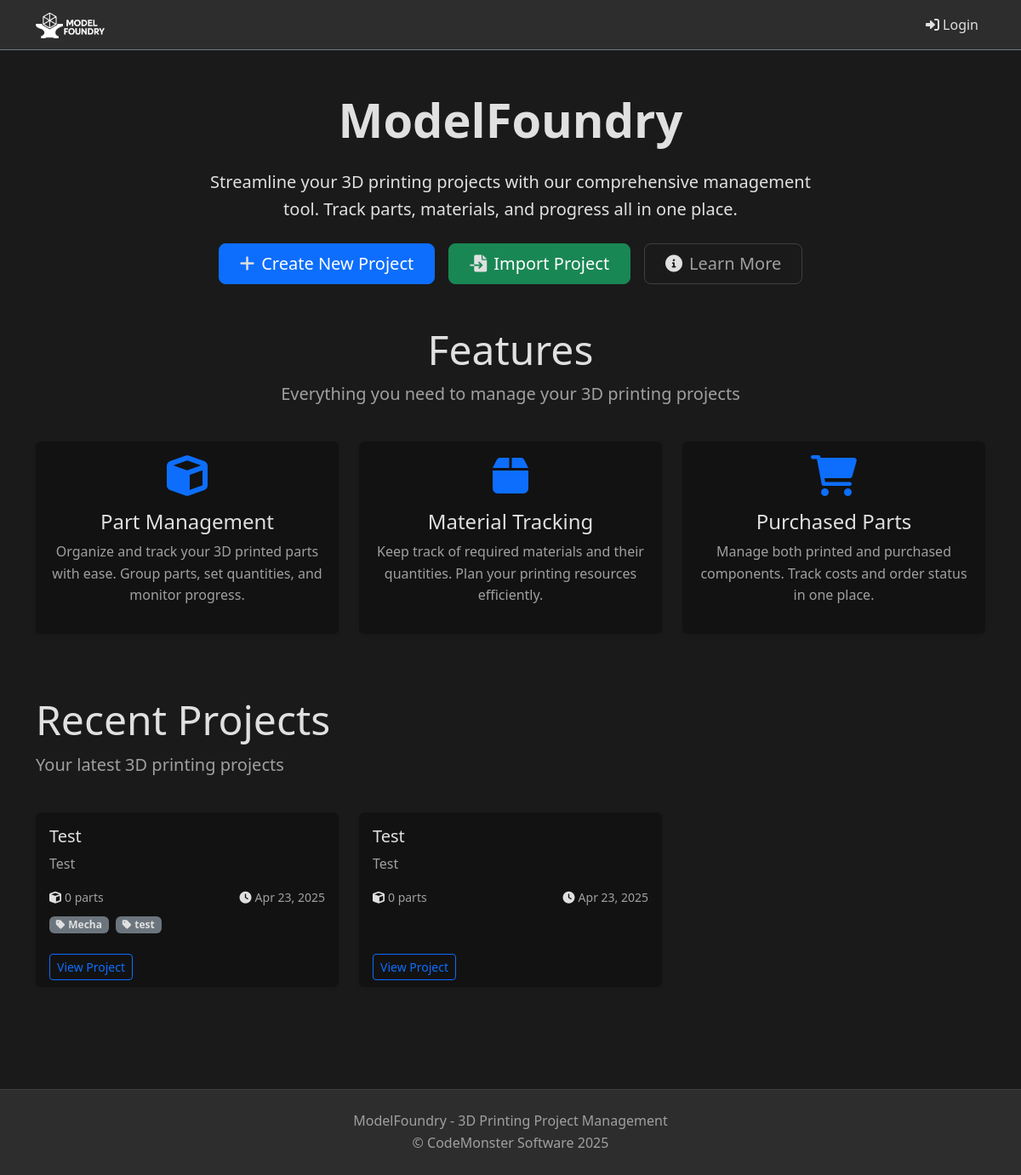
Before: / with the older database file.
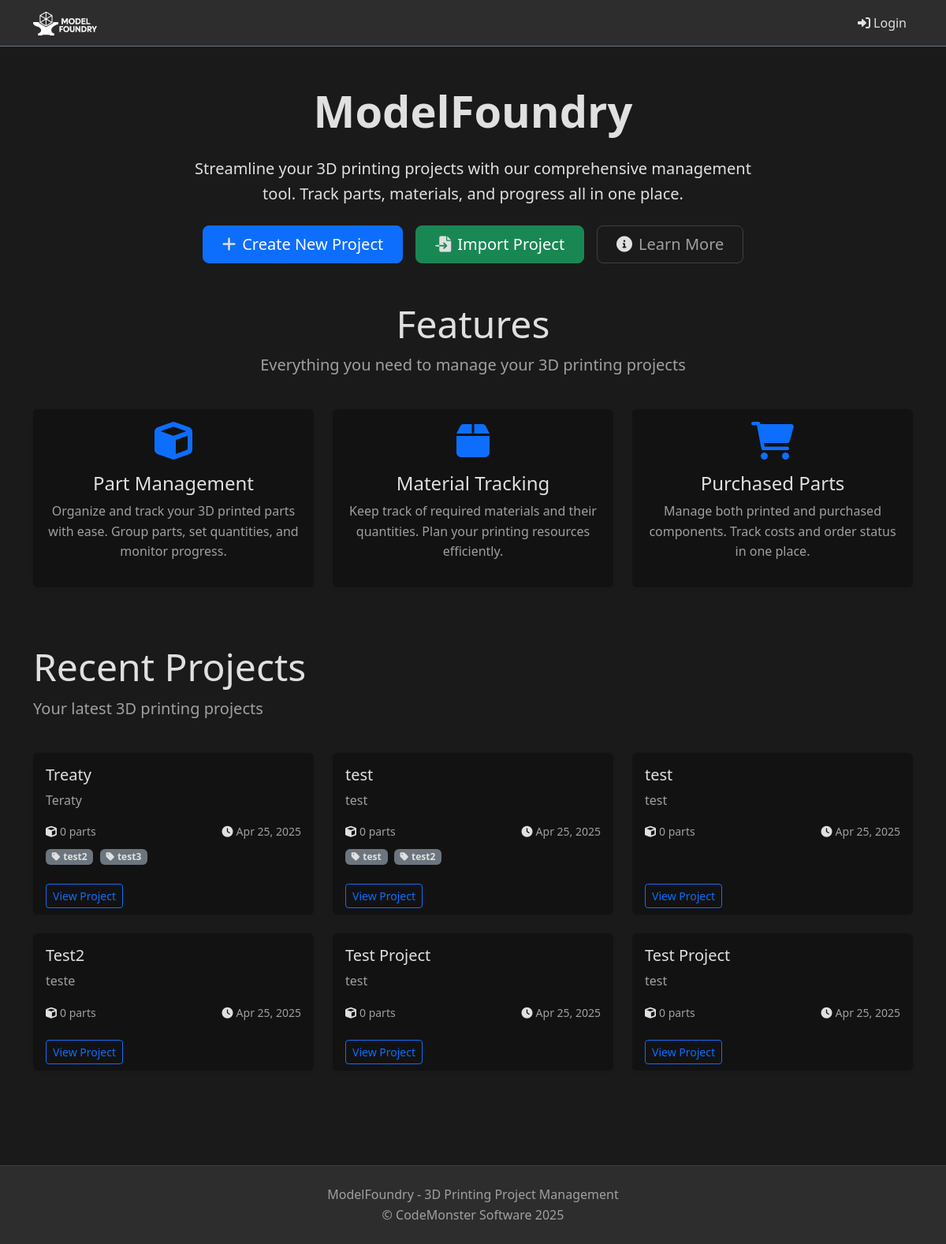
After: the same page with the newer database file.
### projects/models.py (models this page shows, shortened)
class Project(models.Model):
    name = models.CharField(max_length=100)
    description = models.TextField(blank=True)
    user = models.ForeignKey(User, on_delete=models.CASCADE, related_name='projects')
    created_at = models.DateTimeField(auto_now_add=True)
    updated_at = models.DateTimeField(auto_now=True)
    designer = models.ForeignKey(Designer, on_delete=models.SET_NULL, null=True, blank=True, related_name='projects')
    tags = models.ManyToManyField(Tag, blank=True, related_name='projects')
    @property
    def total_parts(self):
        return self.parts.aggregate(total=Sum('quantity'))['total'] or 0

class Tag(models.Model):
    name = models.CharField(max_length=50, unique=True)
    created_at = models.DateTimeField(auto_now_add=True)
    updated_at = models.DateTimeField(auto_now=True)
    class Meta:
        ordering = ['name']

### projects/views.py (the view)
# urls.py: path('', views.index, name='index'),
def index(request):
    recent_projects = Project.objects.all().order_by('-created_at')[:6]
    return render(request, 'projects/index.html', {
        'recent_projects': recent_projects
    })

### projects/templates/projects/index.html (shortened to what the changed rows need)
{% extends 'projects/base.html' %}
{% load static %}
{% block content %}
<div class="container py-5">
    <div class="row align-items-center mb-5">
        <div class="col-lg-8 mx-auto text-center">
            <h1 class="display-4 fw-bold mb-4">ModelFoundry</h1>
        </div>
    </div>
    <div id="features" class="row mb-5">
        <div class="col-12 text-center mb-4">
            <h2 class="display-5">Features</h2>
        </div>
    </div>
    <div class="row">
        <div class="col-12 mb-4">
            <h2 class="display-5">Recent Projects</h2>
        </div>
        {% for project in recent_projects %}
        <div class="col-md-4 mb-4">
            <div class="card h-100 border-0 shadow-sm">
                <div class="card-body">
                    <h5 class="card-title">{{ project.name }}</h5>
                    <p class="card-text text-muted">{{ project.description|truncatechars:100 }}</p>
                    <div class="d-flex justify-content-between align-items-center">
                        <small class="text-muted">
                            <i class="fas fa-cube me-1"></i>{{ project.total_parts }} parts
                        </small>
                        <small class="text-muted">
                            <i class="fas fa-clock me-1"></i>{{ project.created_at|date:"M j, Y" }}
                        </small>
                    </div>
                    {% if project.tags.all %}
                    <div class="mt-2">
                        {% for tag in project.tags.all %}
                            <span class="badge bg-secondary me-1">
                                <i class="fas fa-tag me-1"></i>{{ tag.name }}
                            </span>
                        {% endfor %}
                    </div>
                    {% endif %}
                </div>
                <div class="card-footer bg-transparent border-0">
                    <a href="{% url 'projects:project_detail' project.pk %}" class="btn btn-sm btn-outline-primary">
                        View Project
                    </a>
                </div>
            </div>
        </div>
        {% endfor %}
    </div>
</div>
{% endblock %}

Changed rows visible on the page:
no longer on this page (row unchanged): Project: name "Test", description "Test", total_parts "0", created_at "Apr 23, 2025", Tag (name "test")
no longer on this page (row unchanged): Tag: name "Mecha", shown under "Test"
no longer on this page (row unchanged): Project: name "Test", description "Test", total_parts "0", created_at "Apr 23, 2025"
added Project: name "Treaty", description "Teraty", total_parts "0", created_at "Apr 25, 2025"
added Tag: name "test2"
added Tag: name "test3", shown under "Treaty"
added Project: name "test", description "test", total_parts "0", created_at "Apr 25, 2025", Tag (name "test")
added Project: name "test", description "test", total_parts "0", created_at "Apr 25, 2025"
added Project: name "Test2", description "teste", total_parts "0", created_at "Apr 25, 2025"
added Project: name "Test Project", description "test", total_parts "0", created_at "Apr 25, 2025"
added Project: name "Test Project", description "test", total_parts "0", created_at "Apr 25, 2025"
